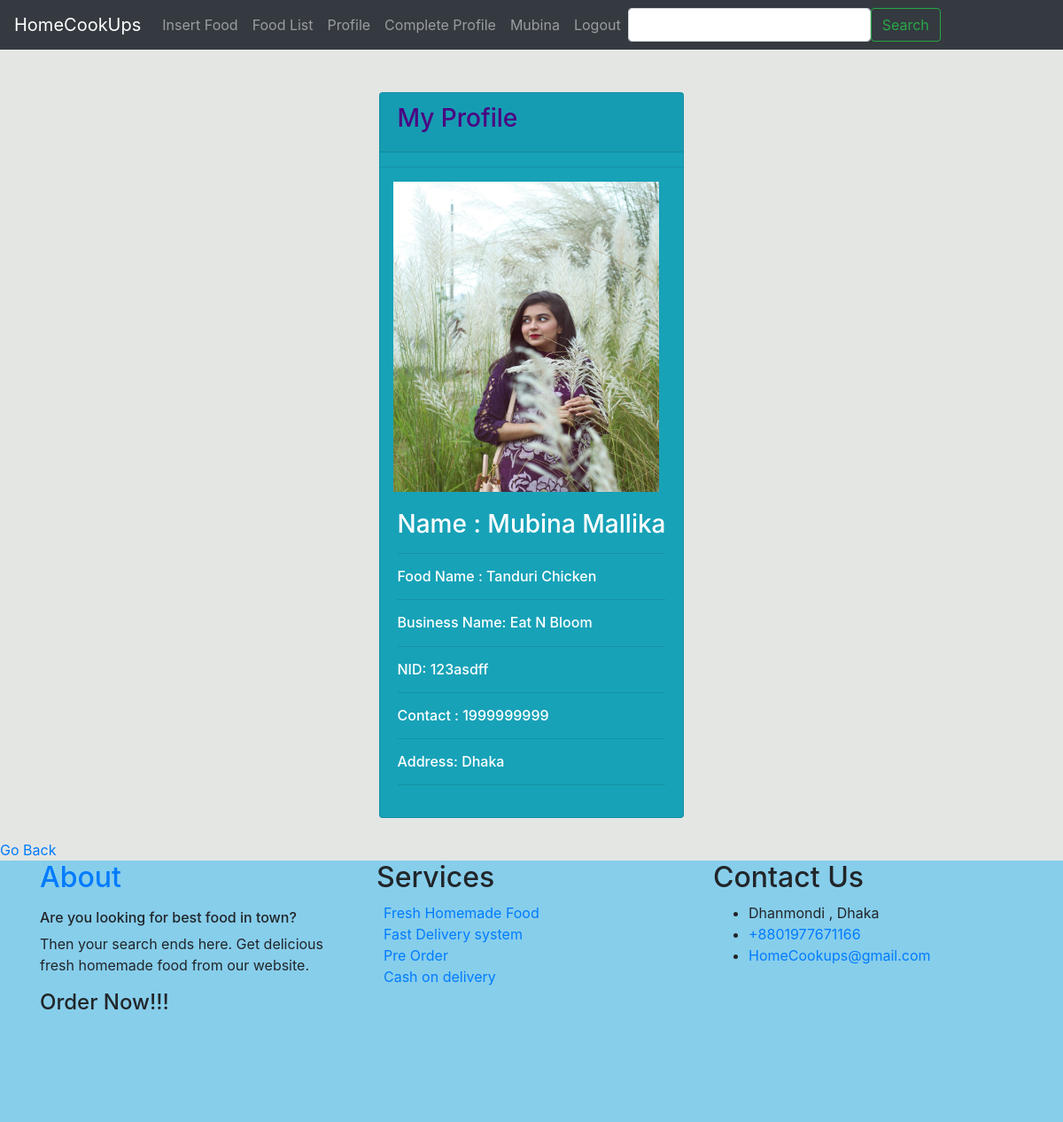
The app's page /viewMProfile/ (signed in) with its own data.
### MerchantManagement/models.py (models this page shows, shortened)
class Merchant(models.Model):
    Merchant_Name = models.CharField(max_length=100)
    M_Food_Name = models.CharField(max_length=200)
    Business_Name = models.CharField(max_length=200)
    Email = models.EmailField(max_length=200)
    NID = models.CharField(max_length=200)
    Phone_Number = models.IntegerField()
    Address = models.CharField(max_length=200)
    Profile_pic = models.ImageField(upload_to='images/Profile_pic/',default='default.jpg')
    user=models.ForeignKey(User,on_delete=models.SET_NULL,null=True,blank=True)

### MerchantManagement/views.py (the view)
# urls.py: path('viewMProfile/', merchant_views.show_Merchant_Profile, name='View_Profile'),
@login_required
def show_Merchant_Profile(request):
    global merchant
    try:
        merchant = Merchant.objects.get(user=request.user)
    except Merchant.DoesNotExist:
        merchant = "Please complete your profile to view"
    context = {
        'Merchant': merchant
    }
    return render(request, 'MerchantManagement/showMerchantProfile.html', context)

### templates/MerchantManagement/showMerchantProfile.html (shortened to what this page needs)
{% extends 'merchant_base.html' %}
{% block content %}
    <br>
    <br>
    <div class="col d-flex justify-content-center">
    <div class="card text-white bg-info mb-6" style="max-width: 540px;">
        <div class="card-header"><h3 style="color: indigo">My Profile </h3></div>
        <hr style="color: white">
    <div class="col-md-4">
      <img src="{{ Merchant.Profile_pic.url }}" height="350" width="300">
    </div>
      <div class="card-body">
          <h3 class="card-title"> Name : {{ Merchant.Merchant_Name}}</h3> <hr>
          <h6> Food Name : {{ Merchant.M_Food_Name}}</h6><hr>
          <h6> Business Name: {{ Merchant.Business_Name}}</h6><hr>
          <h6> NID: {{ Merchant.NID}}</h6><hr>
          <h6> Contact : {{ Merchant.Phone_Number}}</h6><hr>
          <h6> Address: {{ Merchant.Address}}</h6><hr>
      </div>
  </div>
  </div>
{% endblock content %}

### templates/merchant_base.html (shortened to what this page needs)
{% load static %}
<!DOCTYPE html>
<html lang="en">
<head>
    <link rel="stylesheet" href="https://stackpath.bootstrapcdn.com/bootstrap/4.5.2/css/bootstrap.min.css">
</head>
<body>
<nav class="navbar navbar-expand-lg navbar-dark bg-dark">
  <a class="navbar-brand" href="{% url 'main-home' %}">HomeCookUps</a>
  <div class="collapse navbar-collapse" id="navbarSupportedContent">
    <ul class="navbar-nav mr-auto">
     <li class="nav-item">
        <a class="nav-link" href="{% url 'insertFood' %}">Insert Food</a>
      </li>
        <li class="nav-item">
        <a class="nav-link" href="{% url 'Food' %}">Food List</a>
      </li>
        <li class="nav-item">
        <a class="nav-link" href="{% url 'View_Profile' %}">Profile</a>
      </li>
        <li class="nav-item">
        <a class="nav-link" href="{% url 'Complete_Profile' %}">Complete Profile</a>
      </li>
        {% if user.is_authenticated %}
                 <li class="nav-item">
        <a class="nav-link" href="#"><h7> {{ user.username }}</h7></a>
      </li>
             <li class="nav-item">
        <a class="nav-link" href="{% url 'logout' %}">Logout</a>
      </li>
{% endif %}
                   <form class="form-inline" method="POST" action="{% url 'Food' %}">
              <input class="form-control " type="search" name="search">
              <button class="btn btn-outline-success" type="submit">Search</button>
            </form>
   </ul>
</div>
</nav>
{% block content %}
{% endblock content %}
<br>
    <a href="javascript:history.back()">Go Back</a>
<br>
 <footer class="ftco-footer ftco-section" style="background-color: #87CEEB ">
      <div class="container">
        <div class="row mb-5">
          <div class="col-md">
            <div class="ftco-footer-widget mb-4">
              <h2 class="ftco-heading-2"><a href="{% url 'abouts' %}">About</a></h2>
              <p> <h6> Are you looking for best food in town?</h6> Then your search ends here.
                Get delicious fresh homemade food from our website.
                  </p>
                <h4> Order Now!!!</h4>
            </div>
          </div>
          <div class="col-md">
             <div class="ftco-footer-widget mb-4">
              <h2 class="ftco-heading-2">Services</h2>
              <ul class="list-unstyled">
                <li><a href="#">Fresh Homemade Food</a></li>
                <li><a href="#">Fast Delivery system</a></li>
                <li><a href="#">Pre Order</a></li>
                <li><a href="#">Cash on delivery</a></li>
              </ul>
            </div>
          </div>
          <div class="col-md">
            <div class="ftco-footer-widget mb-4">
            	<h2 class="ftco-heading-2">Contact Us</h2>
            	<div class="block-23 mb-3">
	              <ul>
	                <li><span class="text">Dhanmondi , Dhaka</span></li>
	                <li><a href="#"><span class="text">+8801977671166</span></a></li>
	                <li><a href="#"><span class="text">HomeCookups@gmail.com</span></a></li>
	              </ul>
	            </div>
            </div>
          </div>
        </div>
      </div>
    </footer>
</body>
</html>

### templates/merchant_base.html (style rules this page uses)
body { background-color: #E3E6E3; }

### records on screen
Merchant: Profile_pic (picture), Merchant_Name "Mubina Mallika", M_Food_Name "Tanduri Chicken", Business_Name "Eat N Bloom", NID "123asdff", Phone_Number "1999999999", Address "Dhaka"

### other values on screen
{{ user.username }} "Mubina"
